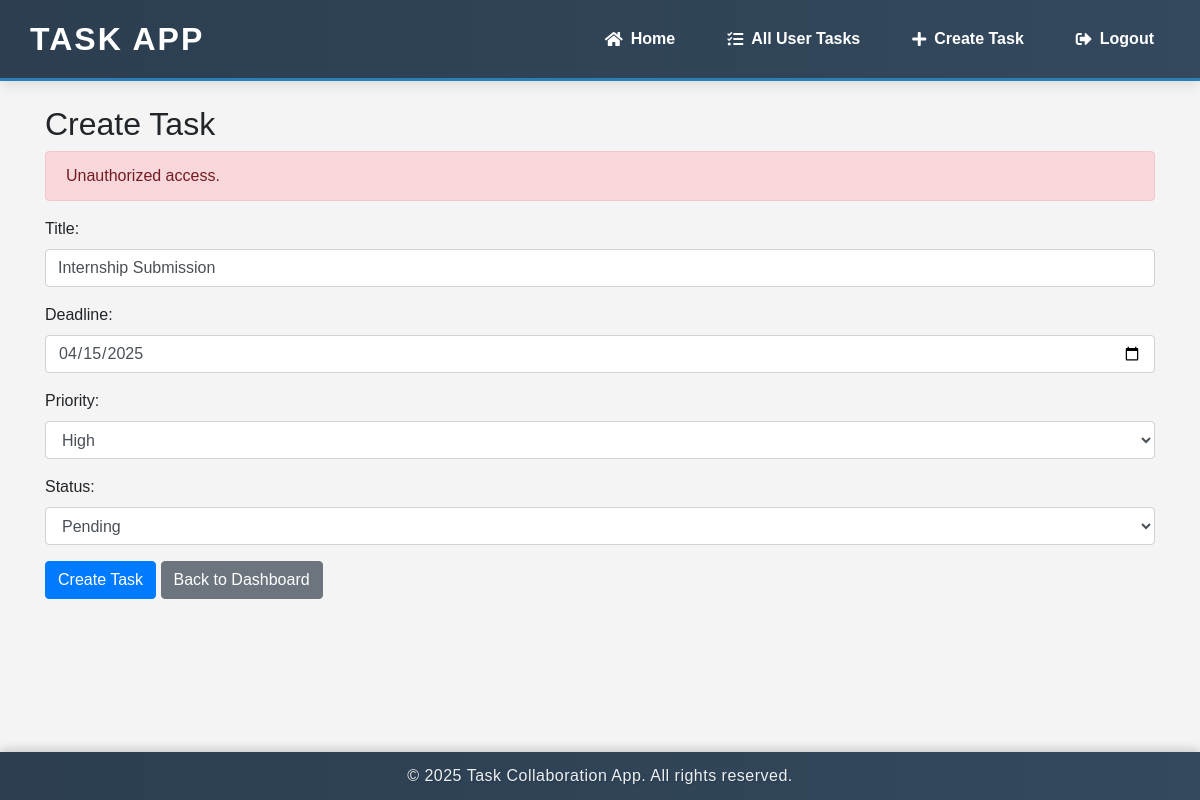
/task.php?id=2 (signed in), run on the app's committed database.
### tables this page shows
CREATE TABLE `tasks` (
  `id` int(11) NOT NULL,
  `user_id` int(11) NOT NULL,
  `title` varchar(255) NOT NULL,
  `deadline` date NOT NULL,
  `priority` enum('High','Medium','Low') NOT NULL,
  `status` enum('Pending','Completed') DEFAULT 'Pending'
);

### task.php (the view, shortened to what this page needs)
<?php
include 'config/db.php';
include 'includes/header.php';
$user_id = $_SESSION['user_id'];
$task_id = isset($_GET['id']) ? intval($_GET['id']) : null;
$isEditing = $task_id !== null;
$error = "";
$title = '';
$deadline = '';
$priority = '';
$status = '';
if ($isEditing) {
    $stmt = $conn->prepare("SELECT title, deadline, priority, status, user_id FROM tasks WHERE id = ?");
    $stmt->bind_param("i", $task_id);
    $stmt->execute();
    $stmt->bind_result($title, $deadline, $priority, $status, $task_user_id);
    if ($stmt->fetch()) {
        if ($task_user_id != $user_id) {
            $error = "Unauthorized access.";
            $isEditing = false;
        }
    } else {
        $error = "Task not found.";
        $isEditing = false;
    }
}
?>
<link href="https://cdn.jsdelivr.net/npm/bootstrap@4.6.2/dist/css/bootstrap.min.css" rel="stylesheet">
<div class="container mt-4">
    <h2><?php echo $isEditing ? 'Edit' : 'Create'; ?> Task</h2>
    <?php if (!empty($error)): ?>
        <div class="alert alert-danger"><?php echo $error; ?></div>
    <?php endif; ?>
    <form method="POST" action="">
        <div class="form-group">
            <label for="title">Title:</label>
            <input type="text" id="title" name="title" class="form-control" value="<?php echo htmlspecialchars($title); ?>" required>
        </div>
        <div class="form-group">
            <label for="deadline">Deadline:</label>
            <input type="date" id="deadline" name="deadline" class="form-control" value="<?php echo htmlspecialchars($deadline); ?>" required>
        </div>
        <div class="form-group">
            <label for="priority">Priority:</label>
            <select id="priority" name="priority" class="form-control" required>
                <option value="High" <?php echo $priority == 'High' ? 'selected' : ''; ?>>High</option>
            </select>
        </div>
        <div class="form-group">
            <label for="status">Status:</label>
            <select id="status" name="status" class="form-control" required>
                <option value="Pending" <?php echo $status == 'Pending' ? 'selected' : ''; ?>>Pending</option>
            </select>
        </div>
        <button type="submit" class="btn btn-<?php echo $isEditing ? 'success' : 'primary'; ?>">
            <?php echo $isEditing ? 'Update' : 'Create'; ?> Task
        </button>
        <a href="dashboard.php" class="btn btn-secondary">Back to Dashboard</a>
    </form>
</div>
<?php include 'includes/footer.php'; ?>

### includes/header.php (style rules this page uses)
* { margin: 0; padding: 0; box-sizing: border-box; }
body { font-family: 'Arial', sans-serif; background-color: #f4f4f4; }

### task.php (style rules this page uses)
* { margin: 0; padding: 0; box-sizing: border-box; }
body { font-family: 'Arial', sans-serif; background-color: #f4f4f4; }

### data on the page
tasks: user "Unauthorized access.", title "Internship Submission", deadline "04/15/2025", priority "High", status "Pending"
